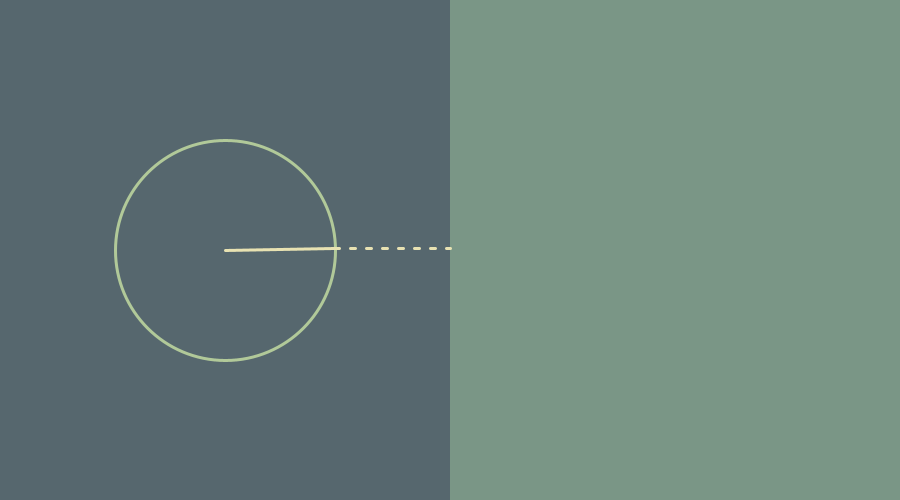
Frame 1 (no input)
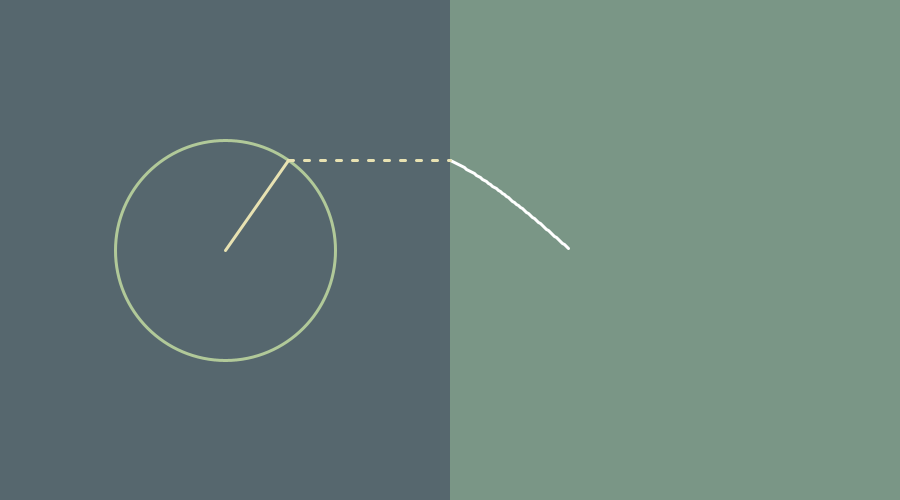
Frame 60 (the mouse pressed at the canvas centre just before this capture)
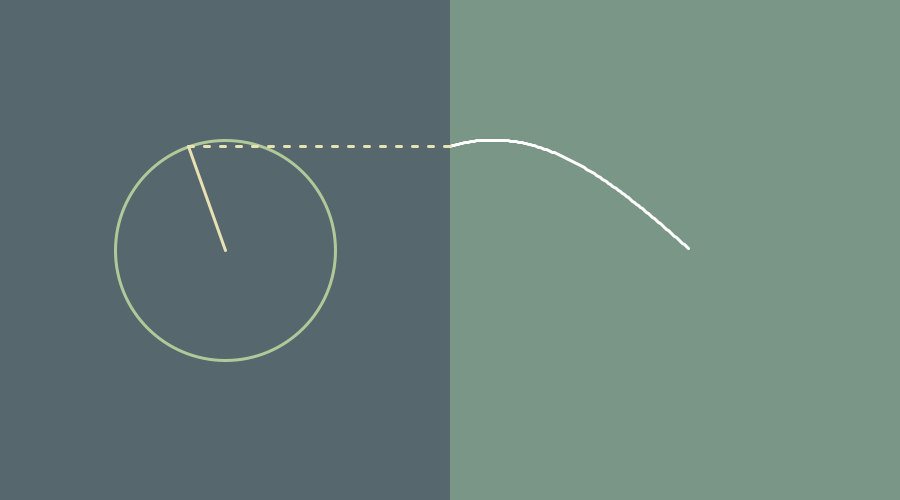
Frame 120 (the mouse held since frame 60 and released just before this capture)

The Processing sketch that drew these frames (run headless with seeded random() and noise(); from frame 60 on, the mouse is pressed at the canvas centre):

// Processing sketch: processing_137086
// ── processing_137086.pde

/*----------------------------------
  
 Copyright by Diana Lange 2014
 Don't use without any permission
  
 mail: kontakt@diana-lange.de
 web: diana-lange.de
 facebook: https://www.facebook.com/DianaLangeDesign
 flickr: http://www.flickr.com/photos/dianalange/collections/
 tumblr: http://dianalange.tumblr.com/
 twitter: http://twitter.com/DianaOnTheRoad
 
 -----------------------------------*/

Circle c;
float fRadialReduction = 0.5;
float fSpeedIncrease = 2;

ArrayList <F> y;

void setup ()
{
  size (900, 500);
  smooth();

  c = new Circle (225, 250, 110);

  y = new ArrayList();
}

void draw ()
{

  background (#7a9686);

  fill (#56676e);
  noStroke();
  rect (0, 0, width/2, height);

  strokeWeight (3);

  /* ddisplay and move cirlces ---------------*/

  c.move();
  c.display();

  /* add values for graph ---------------*/

  y.add (0, new F (c.getY()));

  if (y.size () > width/4) y.remove(y.size()-1);

  /* display graph ---------------*/

  stroke (255);
  noFill();
  beginShape();
  for (int i = 0; i < y.size(); i++)
  {
    vertex (i*2 + width/2, y.get(i).f);
  }
  endShape();

  int count = 0;


  /* dashed line ---------------*/

  stroke(#e8e2b2);
  for (float i = c.getX(); i < width/2; i+= 8)
  {

    if (count % 2 == 0) line (i, c.getY(), i+8 < width/2 ? i+5 : width/2, c.getY());
    count++;
  }
}

void keyPressed ()
{ 
  if (key == '1') fRadialReduction = 0.2;
  if (key == '2') fRadialReduction = 0.3;
  if (key == '3') fRadialReduction = 0.4;
  if (key == '4') fRadialReduction = 0.5;
  if (key == '5') fRadialReduction = 0.6;
  if (key == '6') fRadialReduction = 0.7;
  if (key == '7') fRadialReduction = 0.8;
  if (key == 'q') fSpeedIncrease = 0.33;
  if (key == 'w') fSpeedIncrease = 0.67;
  if (key == 'e') fSpeedIncrease = 1;
  if (key == 'r') fSpeedIncrease = 1.33;
  if (key == 't') fSpeedIncrease = 1.67;
  if (key == 'z') fSpeedIncrease = 2;
  if (key == 'u') fSpeedIncrease = 2.5;
  if (key == 's')
  {
    float s = random (1/(20*TWO_PI), 1 / TWO_PI);
    c.angleSteps = s;
    c.setAngle (0);
  }


  switch (key)
  {
  case ' ':
    c.setAngle(0);
  case '+':
    c.addChild(fRadialReduction, fSpeedIncrease);
    break;
  case '-':
    c.removeChild();
    break;
  case '1':
  case '2':
  case '3':
  case '4':
  case '5':
  case '6':
  case '7':
    c.setRadialReduction (fRadialReduction, fSpeedIncrease);
    break;

  case 'q':
  case 'w':
  case 'e':
  case 'r':
  case 't':
  case 'z':
  case 'u':
  case 's':
    c.setSpeedIncrease (fSpeedIncrease);
    break;
  }
}

class Circle
{
  float angleSteps = 1/(10*TWO_PI);
  float angle = 0, startAngle = 0;
  float cx, cy, r;

  Circle c;

  Circle (float centerX, float centerY, float r)
  {
    cx = centerX;
    cy = centerY;
    this.r = r;
  }
  
  void setAngle (float a)
  {
    angle = startAngle = a;
    
    if (c != null) c.setAngle (a);
  }

  PVector getPos ()
  {
    if (c == null ) return new PVector (cx + cos (startAngle+angle)*r, cy + sin (startAngle+angle)*r);
    else return c.getPos();
  }

  float getY()
  {
    if (c == null ) return (cy + sin (startAngle+angle)*r);
    else return c.getY();
  }

  float getX()
  {
    if (c == null ) return (cx + cos (startAngle+angle)*r);
    else return c.getX();
  }
  

  void addChild (float f, float s)
  {
    if (c == null)
    {
      if (r*f > 1)
      {
        c = new Circle (cx + cos (startAngle+angle)*r, cy + sin (startAngle+angle)*r, r* f);
        c.startAngle = startAngle+angle;
        c.angleSteps = angleSteps*s;
      }
    }
    else c.addChild(f, s);
  }

  void removeChild ()
  {
    if (c != null)
    {
      if (c.c == null) c = null;
      else c.removeChild();
    }
  }
  
  void setRadialReduction (float f, float s)
  {
    if (c != null)
    {
      if (r*f > 1)
      {
        c.cx = cx + cos (startAngle+angle)*r;
        c.cy = cy + sin (startAngle+angle)*r;
        c.r = r*f;
        
        c.startAngle = startAngle+angle;
        c.angleSteps = angleSteps*s;
        c.setRadialReduction (f, s);
      }
      else removeChild();
    }
  }
  
  void setSpeedIncrease (float s)
  {
    if (c != null)
    {
      c.angleSteps = angleSteps * s;
      c.setSpeedIncrease (s);
    }
  }

  void move ()
  {
    angle -= angleSteps;

    if (c != null) 
    {
      c.cx = cx + cos (startAngle+angle)*r;
      c.cy = cy + sin (startAngle+angle)*r;
      c.startAngle = startAngle+angle;
      c.move();
    }
  }

  void display ()
  {
    displayCirlce ();
    displayAngle ();

    if (c != null) c.display();
  }

  void displayAngle ()
  {
    stroke (#e8e2b2);
    line (cx, cy, cx + cos (startAngle+angle)*r, cy + sin (startAngle+angle)*r);
  }

  void displayCirlce ()
  {
    noFill();
    stroke(#b1c999);
    ellipse (cx, cy, r*2, r*2);
  }
}

class F
{
  float f;
  F (float f)
  {
    this.f = f;
  }
}
